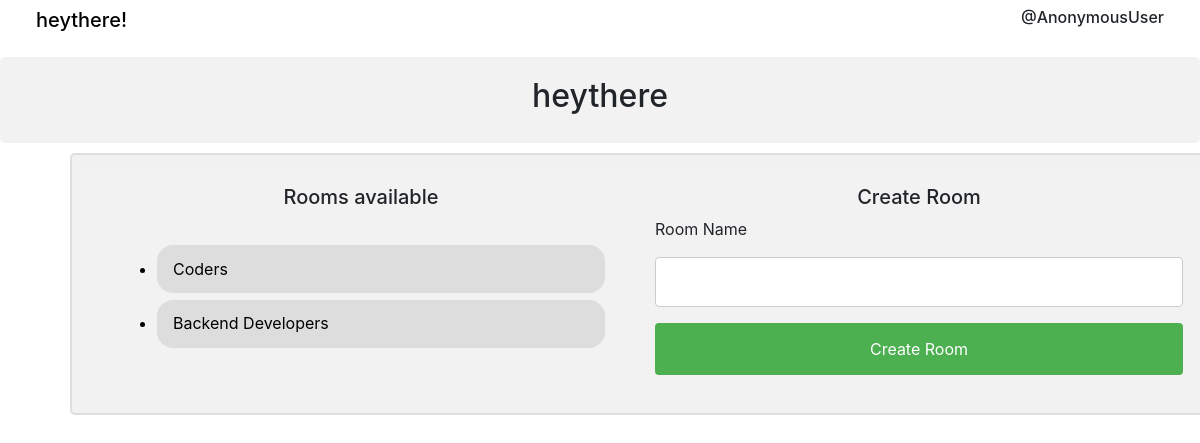
Before: /chat-home/ with the older database file.
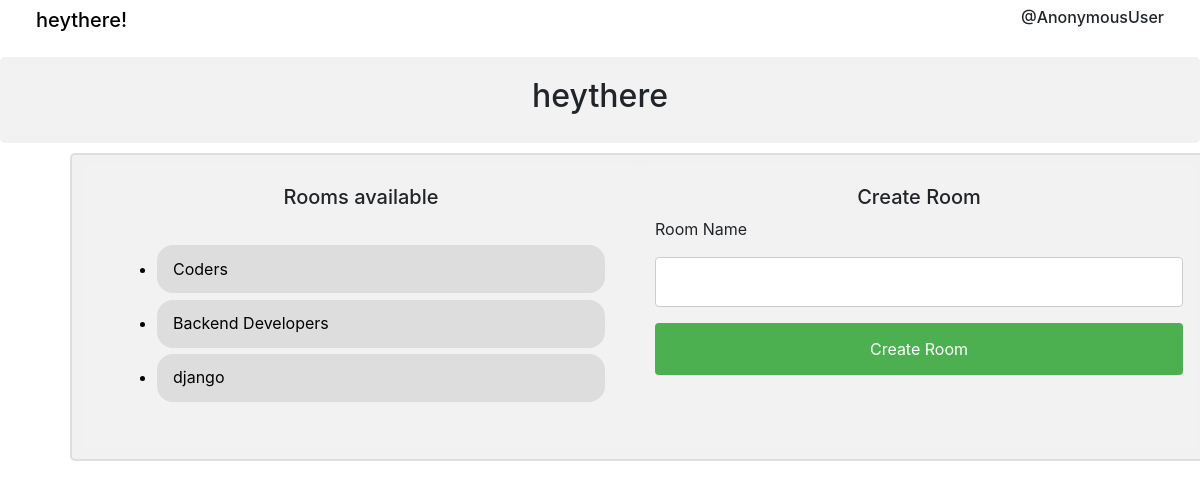
After: the same page with the newer database file.
### chat/models.py (models this page shows)
class Room(models.Model):
    name = models.CharField(max_length=1000)
    date = models.DateTimeField(auto_now_add=True, blank=True, null=True)
    class Meta:
        ordering = ['-date']

### chat/views.py (the view)
# urls.py: path('chat-home/', views.chathome , name='chat-home'),
def chathome(request):
    rooms = Room.objects.all()
    context={
        'rooms':rooms,
    }
    return render(request, 'chat/home.html', context)

### chat/templates/chat/home.html (shortened to what this page needs)
{% extends '../basic/main.html' %}
{% block content %}
<div align="center">
  <h2>heythere</h2>
</div>
<div class="row container box">
  <div class="col-lg-6 col-md-12 col-12 rooms-available">
    <center>
      <h5>Rooms available </h5>
    </center>
    <div class="rooms">
      {% for room in rooms %}
      <ul>
        <a href="{% url 'room' room.name %}"><li class="darker room-li">{{room.name}}</li></a>
      </ul>
      {% endfor %}
    </div>
  </div>
  <div class="col-lg-6 col-md-12 col-12 create-room">
    <center>
      <h5>Create Room</h5>
    </center>
    <form id="post-form" method="POST" action="{% url 'checkview' %}">
      <label>Room Name</label>
      <input type="text" name="room_name" id="room_name" width="100px" />
      <input type="submit" value="Create Room">
    </form>
  </div>
</div>
{% endblock content %}

Changed rows visible on the page:
added Room: name "django"
